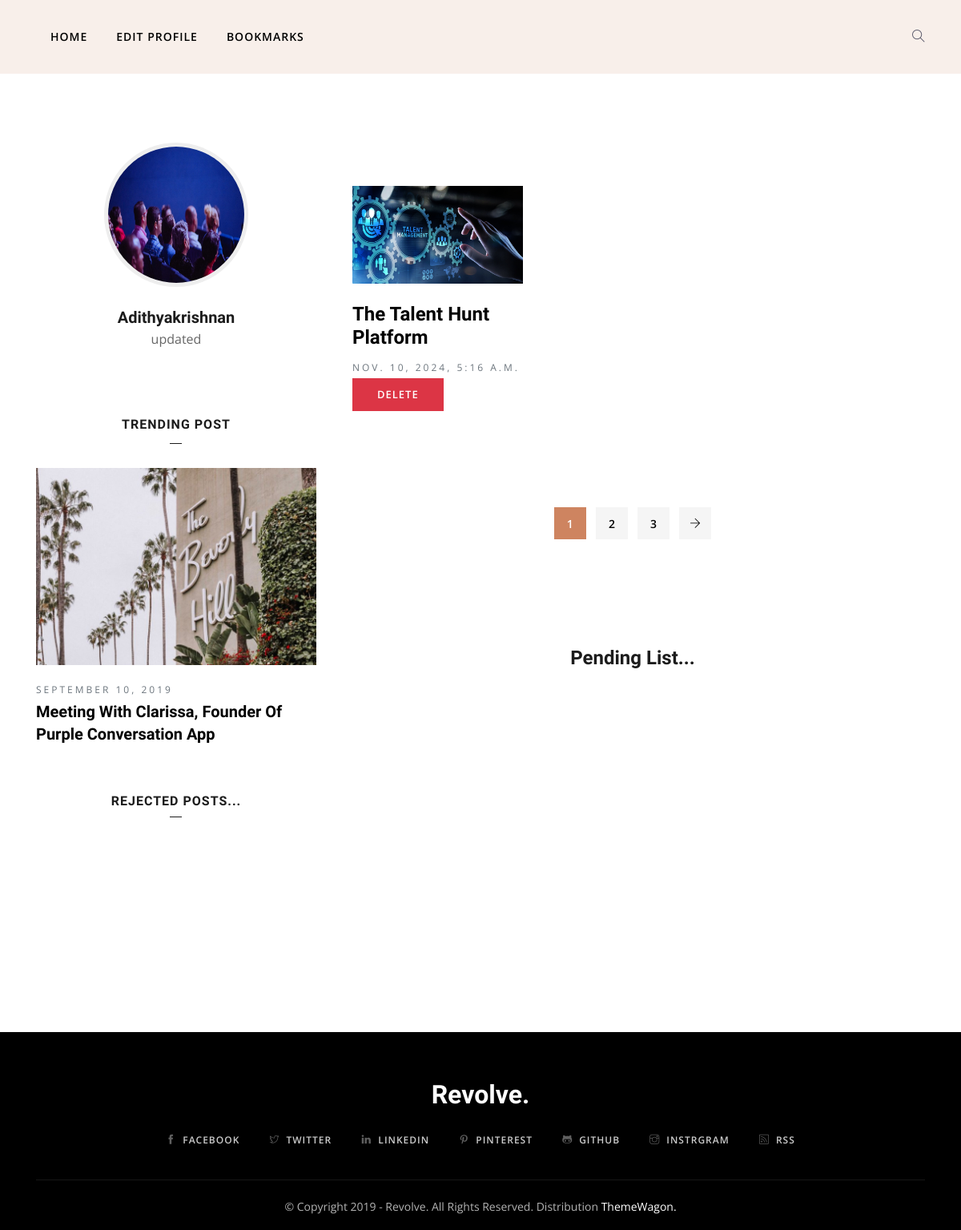
Before: /singleview/36 with the older database file.
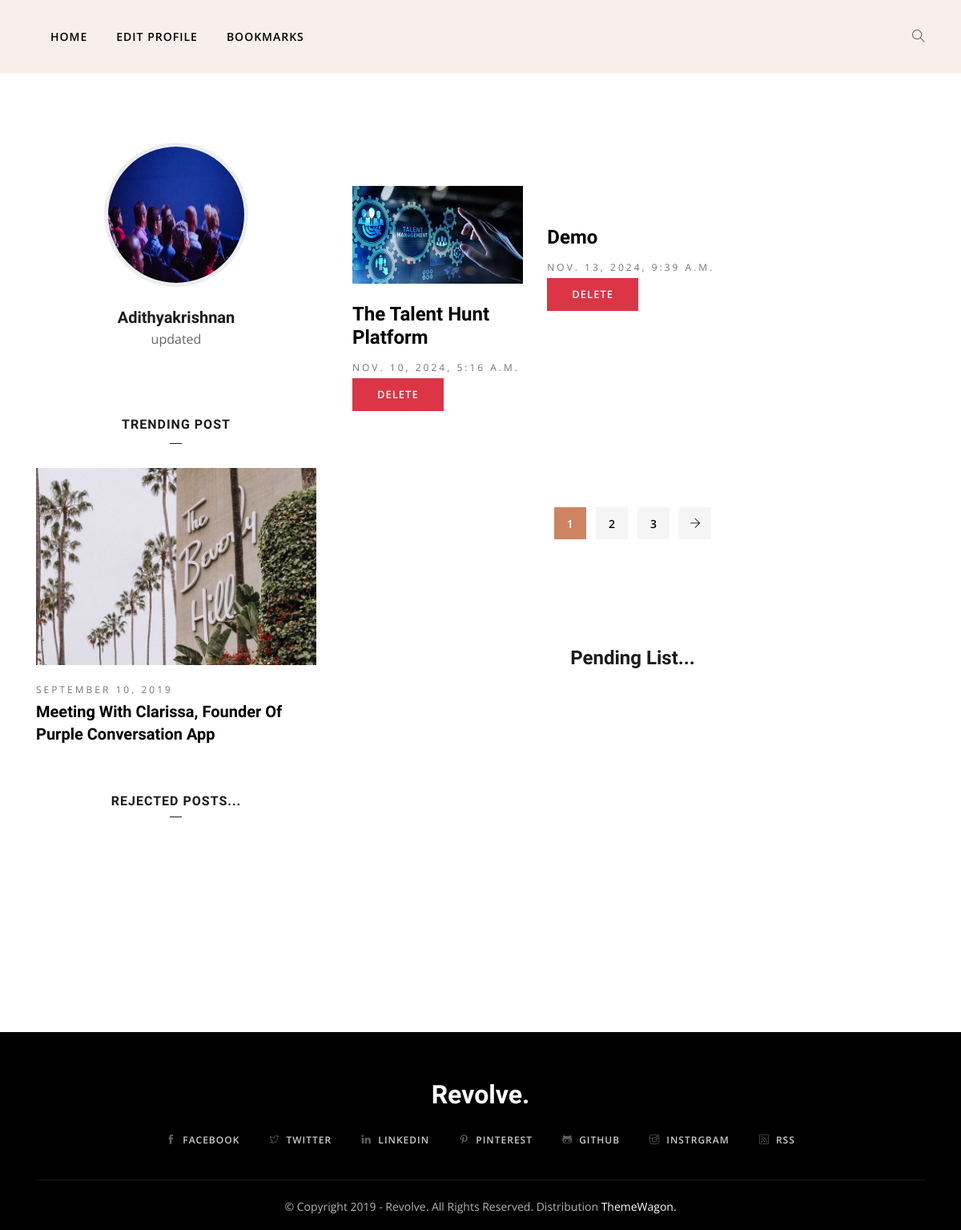
After: the same page with the newer database file.
### posts/models.py (models this page shows, shortened)
class post(models.Model):
    STATUS_CHOICES = [
        ('Pending', 'Pending'),
        ('Approved', 'Approved'),
        ('Rejected', 'Rejected'),
    ]
    id = models.AutoField(primary_key=True)
    user = models.ForeignKey('register.Profile', on_delete=models.CASCADE)
    title = models.CharField(max_length=50)
    content = models.TextField()
    blog_picture = models.ImageField(upload_to='blog_pictures/')
    created_at = models.DateTimeField(auto_now_add=True)
    like = models.PositiveIntegerField(default=0)
    status = models.CharField(max_length=10, choices=STATUS_CHOICES, default='Pending')
    admin_comment = models.TextField(blank=True, null=True)
    showing = models.BooleanField(default=True)

### posts/views.py (the view)
# urls.py: path('singleview/<int:profile_id>',views.singleview,name='singleview'),
def singleview(request,profile_id):
    prf = Profile.objects.get(id=profile_id)
    context={
        'bio':prf.bio,
        'pic':prf.profile_picture.url,
        'name':prf.username,
        'dpt' :prf.department
    }
    pst = post.objects.filter(user=prf,status='Approved',showing=True)
    return render(request,'profile.html',{'context':context,'key':pst})

### templates/profile.html (shortened to what the changed rows need)
{% load static %}
<!DOCTYPE html>
<html lang="en">
<head>
    <link rel="stylesheet" href={% static "plugins/bootstrap/css/bootstrap.min.css" %}>
    <link rel="stylesheet" href={% static "plugins/themify/css/themify-icons.css" %}>
    <link rel="stylesheet" href={% static "plugins/slick-carousel/slick-theme.css" %}>
    <link rel="stylesheet" href={% static "plugins/slick-carousel/slick.css" %}>
    <link rel="stylesheet" href={% static "plugins/owl-carousel/owl.carousel.min.css" %}>
    <link rel="stylesheet" href={% static "plugins/owl-carousel/owl.theme.default.min.css" %}>
    <link rel="stylesheet" href={% static "plugins/magnific-popup/magnific-popup.css" %}>
    <link rel="stylesheet" href={% static "css/style.css" %}>
</head>
<body>
    <section class="single-block-wrapper section-padding">
        <div class="container">
            <div class="row">
                <div class="col-lg-8 col-md-12 col-sm-12 col-xs-12">
                    <div class="single-post">
                        <section class="section-padding">
                            <div class="container">
                                <div class="row">
                                    <div class="col-lg-12 col-md-12 col-sm-12 col-xs-12">
                                        <div class="row">
                                            {% for i in key %}
                                            <div class="col-lg-4 col-md-6 mb-5">
                                                <article class="post-grid">
                                                    <a class="post-thumb mb-4 d-block" href={% url 'single' i.id %}>
                                                        <img src={{ i.blog_picture.url }} alt="" class="img-fluid w-100">
                                                    <h3 class="post-title mt-1"><a href={% url 'single' i.id  %}>{{ i.title|truncatechars:30}} </a></h3>
                                                    <span class="text-muted letter-spacing text-uppercase font-sm">{{ i.created_at }}</span>
                                                    <a href={% url 'removepost' i.id %}><button class="btn btn-danger btn-sm delete-btn">DELETE</button></a>
                                                </article>
                                            </div>
                                            {% endfor %}
                                        </div>
                                    </div>
                                </div>
                            </div>
                        </section>
                    </div>
                </div>
            </div>
        </div>
    </section>
    <footer class="footer-section bg-grey">
        <div class="container">
            <div class="row">
                <div class="col-lg-12 text-center">
                    <div class="mb-4">
                        <h2 class="footer-logo">Revolve.</h2>
                    </div>
                </div>
            </div>
        </div>
    </footer>
</body>
</html>

Changed rows visible on the page:
added post: title "Demo", created_at "NOV. 13, 2024, 9:39 A.M."
